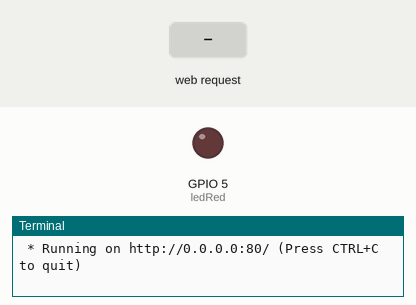
A program run on a simulated Raspberry Pi (BCM pin numbers). On the bench: output pins drawn as LEDs (lit = HIGH), the last lines printed to the terminal. The inputs (shaded band) are chosen by the test bench. The clock reads 2024-03-15 10:24:30 at power-on unless the program sets it.

Above: at 1.2 s.
1.3 s: HTTP request for /ledRed/on received
At 2.7 s:
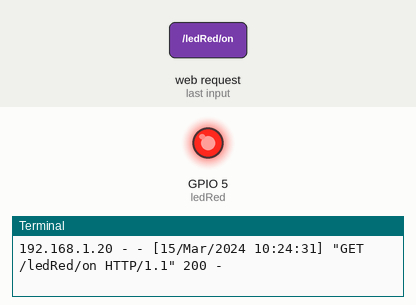
4.3 s: HTTP request for /ledRed/off received
At 4.9 s:
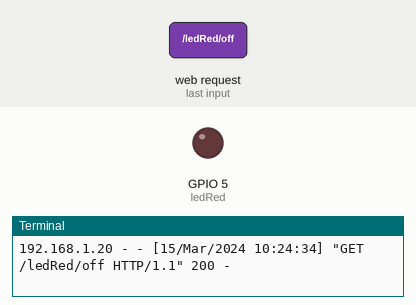
Timing chart, 0 to 7.3 s (numbered marks = the images above; inputs shaded):
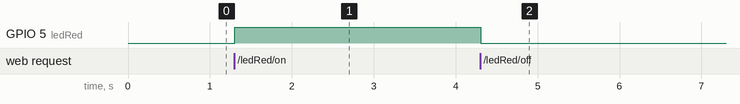

Measured:
- after the input at 1.3 s, GPIO 5 (ledRed): LOW → HIGH at once
- after the input at 4.3 s, GPIO 5 (ledRed): HIGH → LOW at once

The program:

app.py
```python
'''
	Raspberry Pi GPIO Status and Control
'''
import RPi.GPIO as GPIO
from flask import Flask, render_template, request

app = Flask(__name__)

GPIO.setmode(GPIO.BCM)
GPIO.setwarnings(False)

#define actuators GPIOs
ledRed = 5

#initialize GPIO status variables
ledRedSts = 0

# Define led pins as output
GPIO.setup(ledRed, GPIO.OUT)

# turn leds OFF
GPIO.output(ledRed, GPIO.LOW)

@app.route("/")
def index():
	# Read GPIO Status
	ledRedSts = GPIO.input(ledRed)

	templateData = {
      'ledRed'  : ledRedSts,
      }
	return render_template('index.html', **templateData)

# The function below is executed when someone requests a URL with the actuator name and action in it:
@app.route("/<deviceName>/<action>")
def action(deviceName, action):
	if deviceName == 'ledRed':
		actuator = ledRed

	if action == "on":
		GPIO.output(actuator, GPIO.HIGH)
	if action == "off":
		GPIO.output(actuator, GPIO.LOW)

	ledRedSts = GPIO.input(ledRed)

	templateData = {
      'ledRed'  : ledRedSts,
	}
	return render_template('index.html', **templateData)

if __name__ == "__main__":
   app.run(host='0.0.0.0', port=80, debug=True)
```
